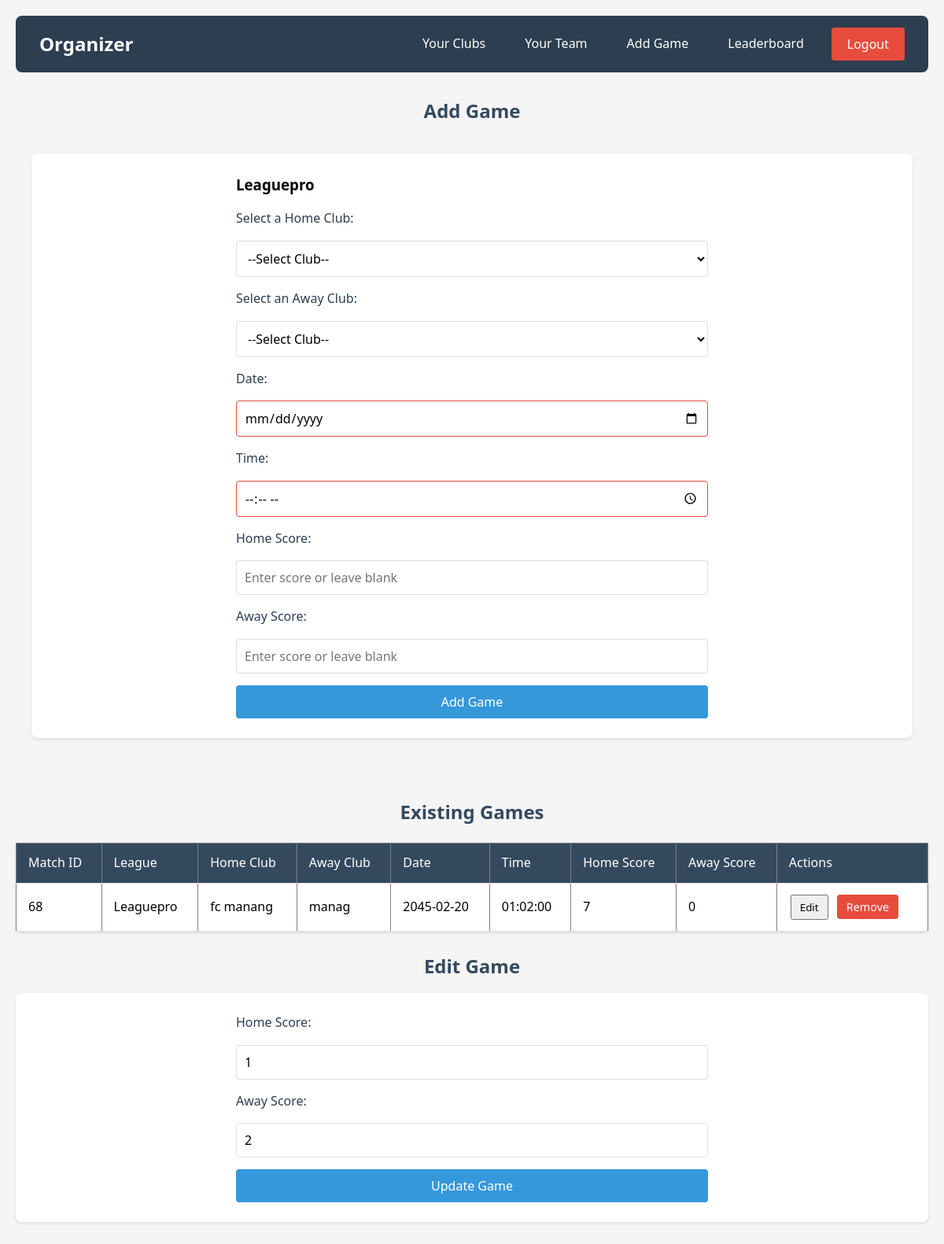
Page /pages/add_game.php?edit=74 (signed in) on the committed database.
### tables this page shows
CREATE TABLE `league` (
  `league_id` int(11) NOT NULL,
  `league_name` varchar(100) DEFAULT NULL,
  `userId` int(11) NOT NULL,
  `start_date` int(11) DEFAULT NULL,
  `end_date` int(11) DEFAULT NULL,
  `status` varchar(20) DEFAULT 'pending',
  `duration` int(11) NOT NULL,
  `max_teams` int(11) NOT NULL,
  `location` varchar(50) DEFAULT NULL
);

CREATE TABLE `game` (
  `match_id` int(11) NOT NULL,
  `league_id` int(11) DEFAULT NULL,
  `home_club_id` int(11) DEFAULT NULL,
  `away_club_id` int(11) DEFAULT NULL,
  `date` date DEFAULT NULL,
  `time` time DEFAULT NULL,
  `score_home` int(11) DEFAULT NULL,
  `score_away` int(11) DEFAULT NULL,
  `created_by` varchar(255) NOT NULL
);

CREATE TABLE `club` (
  `club_id` int(11) NOT NULL,
  `c_name` varchar(100) NOT NULL,
  `league_id` int(11) DEFAULT NULL,
  `location` varchar(100) DEFAULT NULL,
  `created_by` int(255) NOT NULL
);

### pages/add_game.php (the view, shortened to what this page needs)
<?php
require 'db_connection.php';
$userId = $_SESSION['userId'];
$games = [];
$sql = "SELECT match_id,
                l.league_name,
                ch.c_name AS HomeClub,
                ca.c_name AS AwayClub,
                g.date,
                g.time,
                g.score_home,
                g.score_away,
                g.created_by
            FROM game g
            INNER JOIN league l ON l.league_id = g.league_id
            INNER JOIN club ch ON ch.club_id = g.home_club_id
            INNER JOIN club ca ON ca.club_id = g.away_club_id
             WHERE g.created_by = ?;";
$stmt = $conn->prepare($sql);
$stmt->bind_param("s", $userId);
$stmt->execute();
$result = $stmt->get_result();
while ($row = $result->fetch_assoc()) {
    $games[] = $row;
}
$edit_game = null;
if (isset($_GET['edit'])) {
    $match_id = $_GET['edit'];
    $stmt = $conn->prepare("SELECT * FROM game WHERE match_id = ?");
    $stmt->bind_param("i", $match_id);
    $stmt->execute();
    $result = $stmt->get_result();
    $edit_game = $result->fetch_assoc();
}
?>
<!DOCTYPE html>
<html lang="en">
<head>
    <link rel="stylesheet" href="../assests/css/navbar.css">
</head>
<body>
<nav class="navbar">
    <a href="org_dashboard.php" class="logo">Organizer</a>
    <ul id="nav-links">
        <?php if (isset($_SESSION['status']) && $_SESSION['status'] === 'approved') : ?>
            <li><a href="club.php">Your Clubs</a></li>
            <li><a href="team.php">Your Team</a></li>
            <li><a href="add_game.php">Add Game</a></li>
            <li><a href="leaderboard.php">Leaderboard</a></li>
        <?php else : ?>
            <li><a href="#">Approval Pending...</a></li>
        <?php endif; ?>
        <li>
            <form action="logout.php" method="post" style="display:inline;">
                <button type="submit" class="logout-btn">Logout</button>
            </form>
        </li>
    </ul>
</nav>
<h2>Add Game</h2>
<div class="section-container">
    <div class="section">
<form method="POST" action="add_game.php">
    <?php
    if (isset($_SESSION['userId'])) {
        $userId = $_SESSION['userId'];
        $league_stmt = $conn->prepare("SELECT league_id, league_name FROM league WHERE userId = ?");
        $league_stmt->bind_param("i", $userId);
        $league_stmt->execute();
        $league_result = $league_stmt->get_result();
        if ($league = $league_result->fetch_assoc()) {
            $league_name = htmlspecialchars($league['league_name'], ENT_QUOTES);
        } else {
            $league_name = "No league found";
            $league_id = "";
        }
    }
    ?>
    <h3><?php echo $league_name; ?></h3>
    <label for="home_club_id">Select a Home Club:</label>
    <select name="home_club_id" id="home_club_id" required>
        <option value="">--Select Club--</option>
    </select>
    <label for="away_club_id">Select an Away Club:</label>
    <select name="away_club_id" id="away_club_id" required>
        <option value="">--Select Club--</option>
    </select>
    <label for="date">Date:</label>
    <input type="date" name="date" required>
    <label for="time">Time:</label>
    <input type="time" name="time" required>
    <label for="score_home">Home Score:</label>
    <input type="text" name="score_home" placeholder="Enter score or leave blank">
    <label for="score_away">Away Score:</label>
    <input type="text" name="score_away" placeholder="Enter score or leave blank">
    <input type="submit" value="Add Game">
</form>
    </div>
</div>
    <h2>Existing Games</h2>
    <table border="1">
        <thead>
            <tr>
                <th>Match ID</th>
                <th>League</th>
                <th>Home Club </th>
                <th>Away Club </th>
                <th>Date</th>
                <th>Time</th>
                <th>Home Score</th>
                <th>Away Score</th>
                <th>Actions</th>
            </tr>
        </thead>
        <tbody>
        <?php foreach ($games as $game) : ?>
    <tr id="game_<?php echo $game['match_id']; ?>">
        <td><?php echo htmlspecialchars($game['match_id']); ?></td>
        <td><?php echo htmlspecialchars($game['league_name']); ?></td>
        <td><?php echo htmlspecialchars($game['HomeClub']); ?></td>
        <td><?php echo htmlspecialchars($game['AwayClub']); ?></td>
        <td><?php echo htmlspecialchars($game['date']); ?></td>
        <td><?php echo htmlspecialchars($game['time']); ?></td>
        <td>
            <span class="display-score" id="score_home_<?php echo $game['match_id']; ?>">
                <?php echo htmlspecialchars($game['score_home']); ?>
            </span>
        </td>
        <td>
            <span class="display-score" id="score_away_<?php echo $game['match_id']; ?>">
                <?php echo htmlspecialchars($game['score_away']); ?>
            </span>
        </td>
        <td>
            <button class="edit-btn" onclick="editGame(<?php echo $game['match_id']; ?>)">Edit</button>
            <form method="POST" action="add_game.php" onsubmit="return confirm('Are you sure you want to remove this record?');" style="display:inline;">
                    <input type="submit" value="Remove">
                </form>
        </td>
    </tr>
<?php endforeach; ?>
</tbody>
    </table>
    <?php if ($edit_game) : ?>
        <h2>Edit Game</h2>
        <div class="section">
            <form method="POST" action="add_game.php">
                <label for="score_home">Home Score:</label>
                <input type="text" name="score_home" value="<?php echo $edit_game['score_home']; ?>">
                <label for="score_away">Away Score:</label>
                <input type="text" name="score_away" value="<?php echo $edit_game['score_away']; ?>">
                <input type="submit" value="Update Game">
            </form>
        </div>
    <?php endif; ?>
</body>
</html>

### assests/css/navbar.css (style rules this page uses)
* { margin: 0; padding: 0; box-sizing: border-box; font-family: 'Segoe UI', Tahoma, Geneva, Verdana, sans-serif; }
body { background-color: #f5f5f5; line-height: 1.6; padding: 20px; }
h2 { color: #34495e; margin: 25px 0 15px 0; text-align: center; }
.navbar { background-color: #2c3e50; padding: 15px 30px; margin-bottom: 30px; border-radius: 8px; display: flex; justify-content: space-between; align-items: center; }
.logo { color: white; text-decoration: none; font-size: 1.5em; font-weight: bold; }
#nav-links { list-style: none; display: flex; gap: 20px; align-items: center; }
#nav-links li a { color: white; text-decoration: none; padding: 8px 15px; border-radius: 4px; transition: background-color 0.3s; }
.section-container { max-width: 1200px; margin: 0 auto; padding: 20px; }
.section { background-color: white; padding: 25px; border-radius: 8px; box-shadow: 0 2px 4px rgba(0, 0, 0, 0.1); margin-bottom: 30px; }
form { display: grid; gap: 15px; max-width: 600px; margin: 0 auto; }
label { color: #2c3e50; font-weight: 500; }
input[type="number"], input[type="text"], input[type="date"], input[type="time"], select { width: 100%; padding: 10px; border: 1px solid #ddd; border-radius: 4px; font-size: 1em; background-color: #fff; transition: border-color 0.3s; }
input[type="submit"], .logout-btn { background-color: #3498db; color: white; padding: 10px 20px; border: none; border-radius: 4px; cursor: pointer; font-size: 1em; transition: background-color 0.3s; }
.logout-btn { background-color: #e74c3c; }
table { width: 100%; background-color: white; border-radius: 8px; box-shadow: 0 2px 4px rgba(0, 0, 0, 0.1); border-collapse: collapse; margin: 20px 0; overflow-x: auto; }
th, td { padding: 12px 15px; text-align: left; border-bottom: 1px solid #ddd; }
th { background-color: #34495e; color: white; font-weight: 500; }
td a, td input[type="submit"] { padding: 6px 12px; margin: 0 5px; font-size: 0.9em; text-decoration: none; display: inline-block; }
td input[type="submit"] { background-color: #e74c3c; }
input:invalid { border-color: #e74c3c; }
.edit-btn, .save-btn, .cancel-btn { padding: 5px 10px; margin: 2px; cursor: pointer; }

### rows in the picture
league: league_name "Leaguepro"
game: match_id "68", league.league_name "Leaguepro", home_club.c_name "fc manang", away_club.c_name "manag", date "2045-02-20", time "01:02:00", score_home "7", score_away "0"
game: score_home "1", score_away "2"
